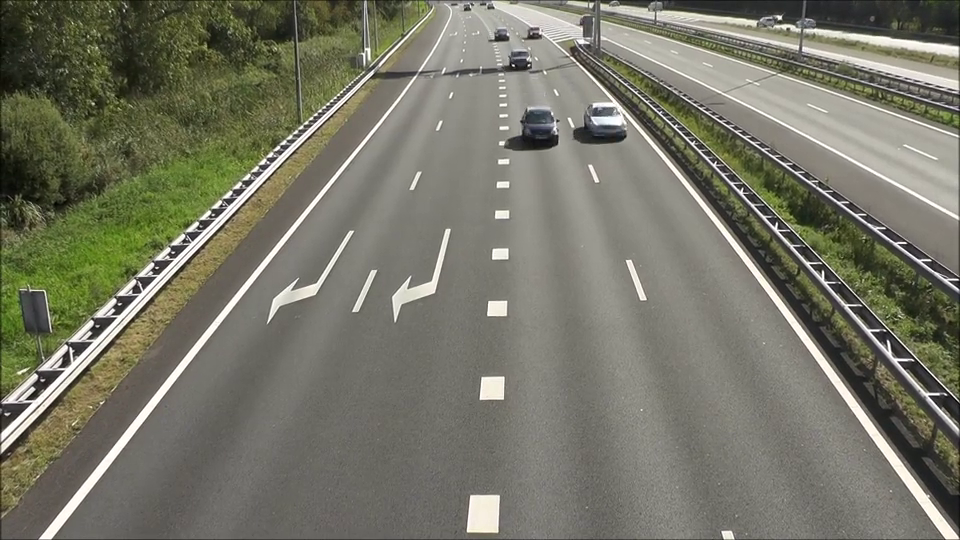
#> input picture frame 33 of ComputationalProject1/final/bad.mp4, 960 x 540 px
$ python final.py   (older library calls are emulated)
#> lines starting #> are read from the running program, lines starting #| are printed output that depends on the picture; after the words box and inside, x2 and y2 are one past the last pixel; in counts of white or black regions, pixels touching at a corner belong together
import cv2
import numpy as np

def detect_edges(image):
    sobel_x = np.array([[-1, 0, 1], [-2, 0, 2], [-1, 0, 1]])
    sobel_y = np.array([[-1, -2, -1], [0, 0, 0], [1, 2, 1]])

    grad_x = cv2.filter2D(image, cv2.CV_64F, sobel_x)
    grad_y = cv2.filter2D(image, cv2.CV_64F, sobel_y)

    grad_magnitude = np.sqrt(grad_x ** 2 + grad_y ** 2)

    grad_magnitude = (grad_magnitude / grad_magnitude.max() * 255).astype(np.uint8)
    _, edges = cv2.threshold(grad_magnitude, 50, 255, cv2.THRESH_BINARY)

    return edges

def calculate_distances(pts1, pts2):
    if len(pts1) == 0 or len(pts2) == 0:
        return []
    result = []
    for pt2 in pts2:
        row = []
        for pt1 in pts1:
            dist = ((pt1[0] - pt2[0]) ** 2 + (pt1[1] - pt2[1]) ** 2) ** 0.5
            row.append(dist)
        result.append(row)
    return result

def calculate_mean(lst):
    if len(lst) == 0:
        return 0
    total = 0
    for val in lst:
        total += val
    return total / len(lst)

def apply_threshold(diff_frame, threshold_value):
    thresh_frame = diff_frame.copy()
    for y in range(diff_frame.shape[0]):
        for x in range(diff_frame.shape[1]):
            thresh_frame[y, x] = 255 if diff_frame[y, x] > threshold_value else 0
    return thresh_frame

def process_video(video_path):
#> called with video_path = 'bad.mp4'
    cap = cv2.VideoCapture(video_path)

    _, prev_frame = cap.read()
#> prev_frame is the input picture: shape (540, 960, 3); mean B, G, R 103.4, 118.2, 118.3
    prev_gray = cv2.cvtColor(prev_frame, cv2.COLOR_BGR2GRAY)

    prev_centroids = []
    frame_count = 0

    while cap.isOpened():
        ret, frame = cap.read()
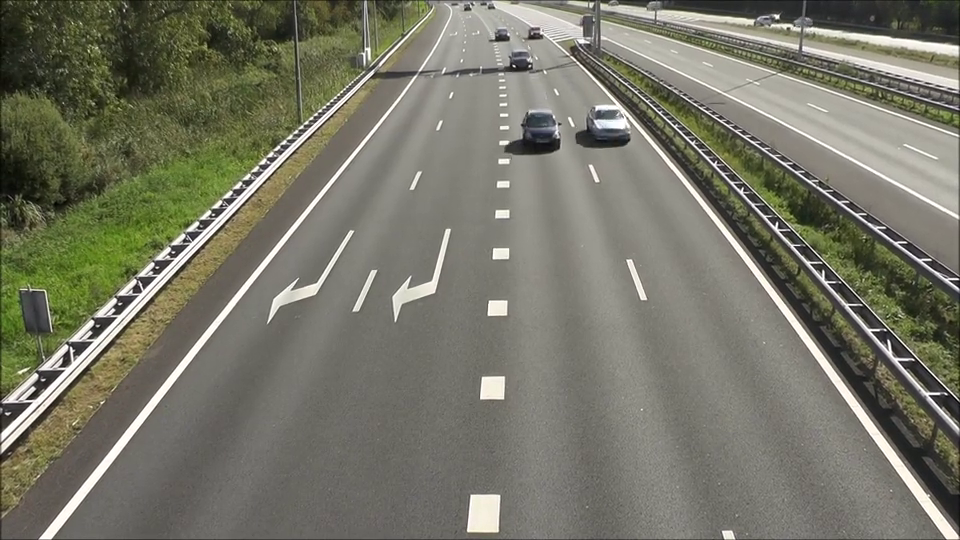
#> input picture frame 34 of ComputationalProject1/final/bad.mp4, 960 x 540 px
#> frame is the input picture: shape (540, 960, 3); mean B, G, R 103.8, 118.4, 118.6
        if not ret:
            break

        gray = cv2.cvtColor(frame, cv2.COLOR_BGR2GRAY)
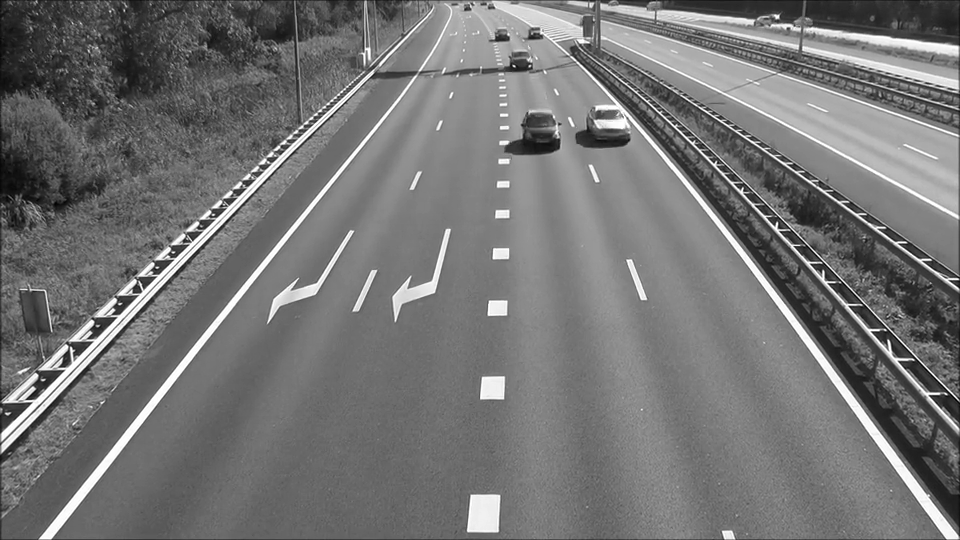
#> gray: shape (540, 960); min 0, max 255, mean 116.8

        diff = cv2.absdiff(prev_gray, gray)

        thresh = apply_threshold(diff, 25)
#> after the loop in apply_threshold, `for y in range(diff_frame.shape[0]):`:
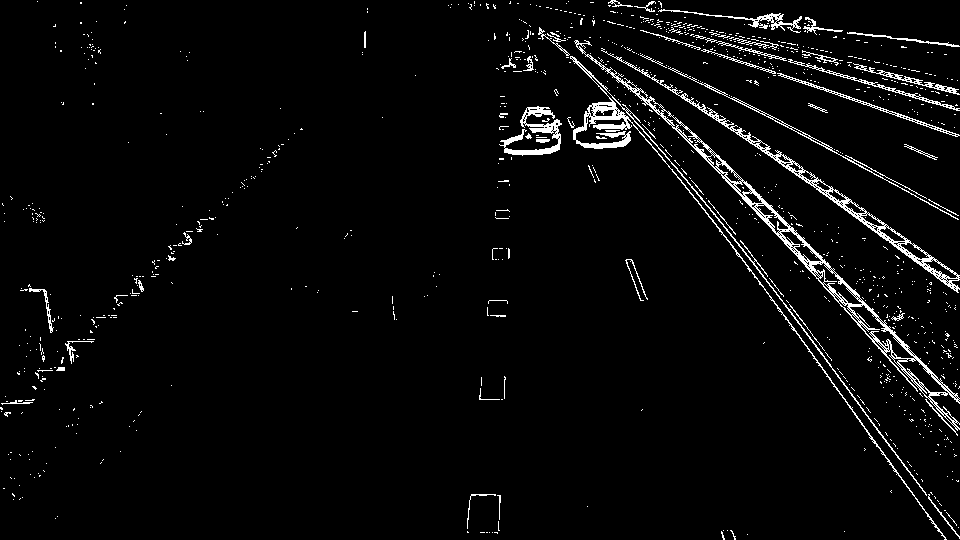
#> thresh_frame: shape (540, 960); 3.6% white in thin lines or dots

        edges = detect_edges(thresh)
#> in detect_edges, `grad_x = cv2.filter2D(image, cv2.CV_64F, sobel_x)`:
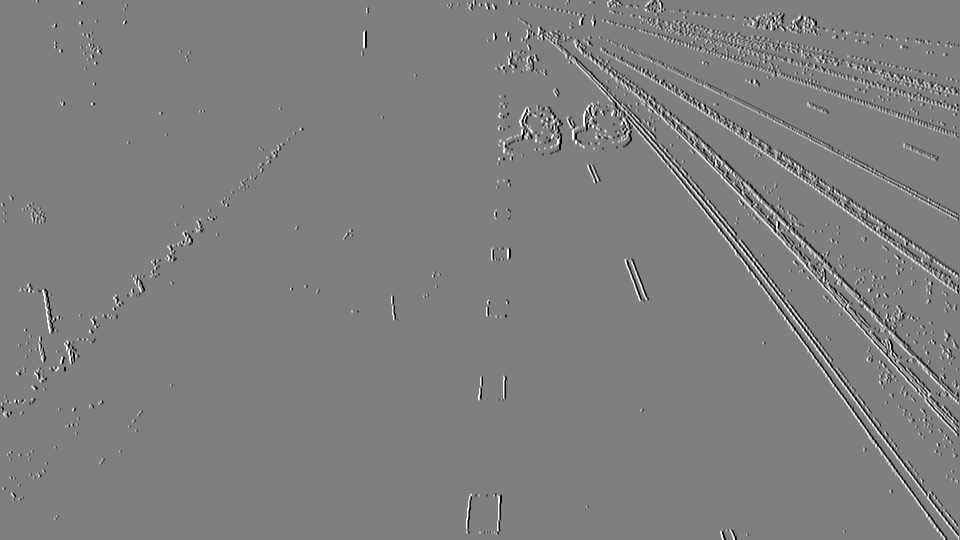
#> grad_x: shape (540, 960) float64; min -1020, max 1020, mean 0.1; drawn with min black and max white
#> in detect_edges, `grad_y = cv2.filter2D(image, cv2.CV_64F, sobel_y)`:
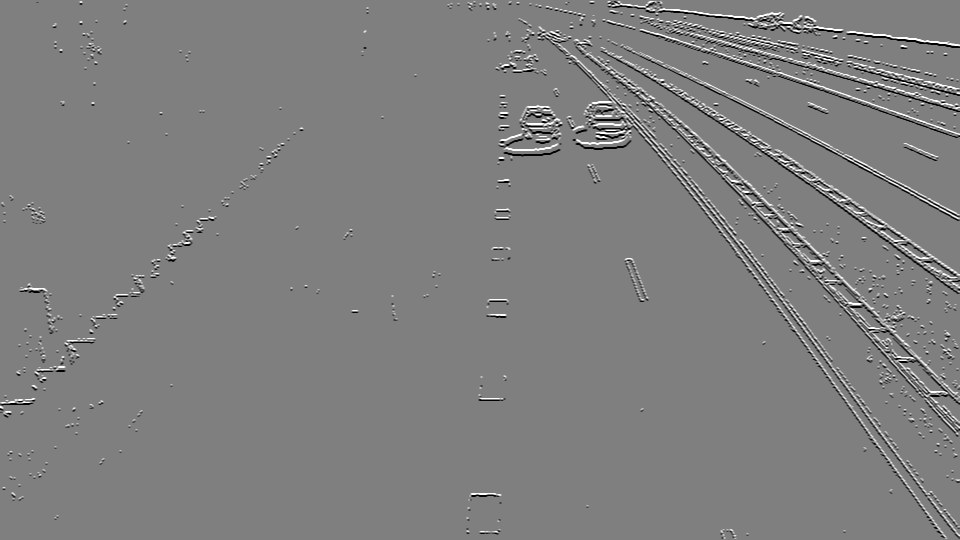
#> grad_y: shape (540, 960) float64; min -1020, max 1020, mean 0; drawn with min black and max white
#> in detect_edges, `grad_magnitude = np.sqrt(grad_x ** 2 + grad_y ** 2)`:
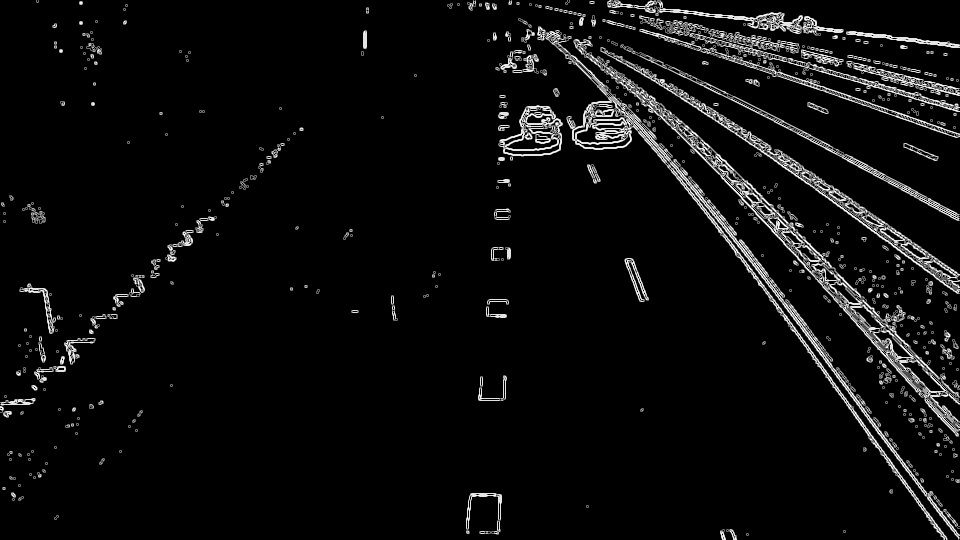
#> grad_magnitude: shape (540, 960) float64; min 0, max 1140.4, mean 56.6; drawn with min black and max white
#> in detect_edges, `_, edges = cv2.threshold(grad_magnitude, 50, 255, cv2.THRESH_BINARY)`:
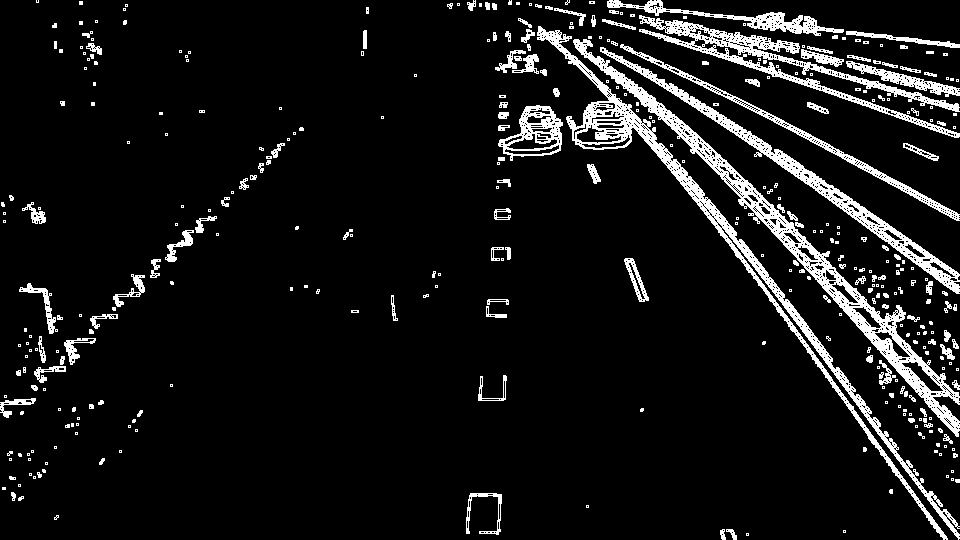
#> edges: shape (540, 960); 8.5% white; 375 white regions (227 under 20 px)

        contours, _ = cv2.findContours(edges, cv2.RETR_EXTERNAL, cv2.CHAIN_APPROX_SIMPLE)
#> contours = 375 contours, 281 with area under 20; largest, box (x1, y1, x2, y2) and area: (573, 39, 960, 437) 9762, (537, 26, 960, 540) 8671, (600, 47, 960, 294) 4718, (639, 15, 960, 138) 4606, (498, 105, 563, 161) 2169

        centroids = []
        for contour in contours:
            if cv2.contourArea(contour) > 500:
                M = cv2.moments(contour)
                if M["m00"] != 0:
                    cx = int(M["m10"] / M["m00"])
                    cy = int(M["m01"] / M["m00"])
                    centroids.append((cx, cy))
#> this loop made 375 passes
#> (cx, cy) on passes 259, 291, 313, 319, 327, 341, 351, 371: (534, 133), (905, 79), (819, 187), (805, 136), (808, 259), (717, 239), (783, 63), (742, 18)
#> contour on passes 1, 2, 6, 11, 12, 14: [[746, 533], [746, 535], [748, 535], [748, 533]], [[843, 530], [843, 532], [845, 532], [845, 530]], [[586, 505], [586, 507], [588, 507], [588, 505]], [[2, 487], [2, 489], [5, 489], [5, 487]], [[18, 484], [18, 486], [20, 486], [20, 484]], [[951, 478], [951, 480], [953, 480], [953, 478]]
#> after the loop, centroids = [(534, 133), (905, 79), (819, 187), (805, 136), (808, 259), (717, 239), (783, 63), (742, 18)]

        if frame_count > 0 and len(prev_centroids) > 0 and len(centroids) > 0:
            distances = calculate_distances(prev_centroids, centroids)
            speeds = [min(row) for row in distances] if distances else []
            print(f"Frame {frame_count}: Moving objects = {len(centroids)}, Speeds = {speeds}")

        prev_centroids = centroids
#> prev_centroids has the same summary as centroids
        prev_gray = gray
        frame_count += 1

    cap.release()

process_video("bad.mp4")

$ run again, starting later in the video
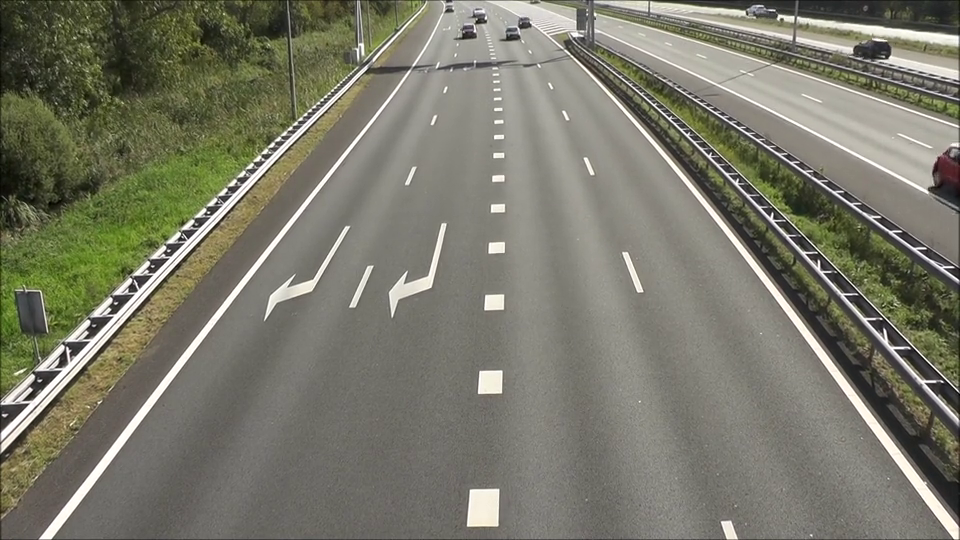
#> input picture frame 150 of ComputationalProject1/final/bad.mp4, 960 x 540 px
#> in process_video, prev_frame is the input picture: shape (540, 960, 3); mean B, G, R 106.3, 120.9, 121.4
#> after the loop in apply_threshold, `for y in range(diff_frame.shape[0]):`:
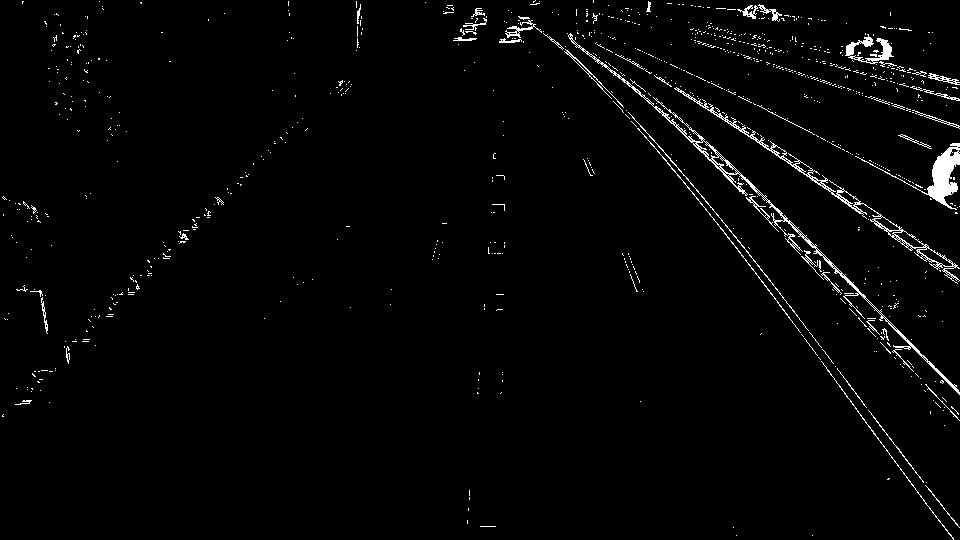
#> thresh_frame: shape (540, 960); 2.1% white in thin lines or dots
#> in detect_edges, `_, edges = cv2.threshold(grad_magnitude, 50, 255, cv2.THRESH_BINARY)`:
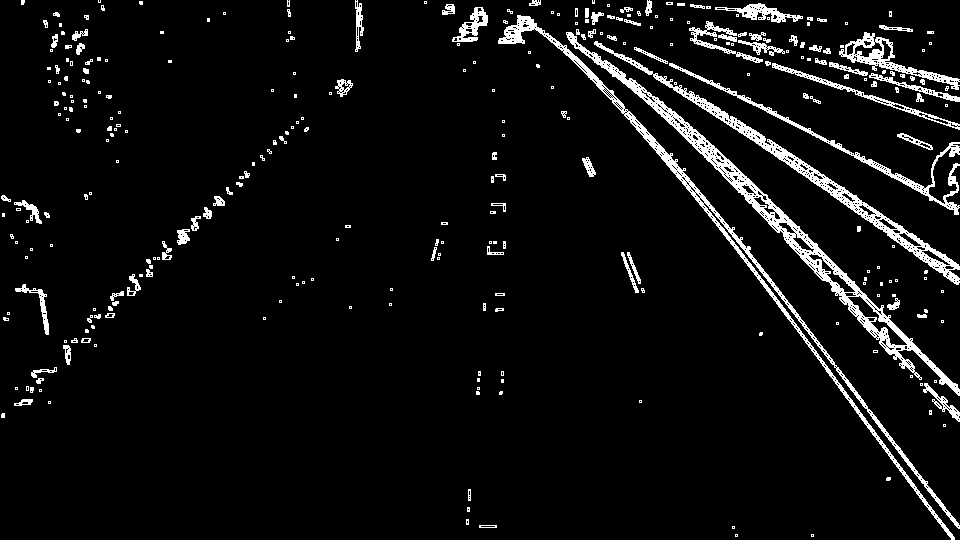
#> edges: shape (540, 960); 5.7% white; 310 white regions (196 under 20 px)
#> contours = 310 contours, 241 with area under 20; largest, box (x1, y1, x2, y2) and area: (566, 32, 960, 396) 7515, (498, 15, 960, 540) 4621, (594, 41, 960, 285) 4210, (839, 32, 960, 90) 1600, (669, 63, 960, 215) 1502
#> the loop in process_video, `for contour in contours:` made 310 passes
#> (cx, cy) on passes 203, 204, 234, 245, 249, 277, 293, 299: (869, 96), (858, 149), (822, 183), (885, 57), (786, 230), (727, 245), (472, 25), (761, 12)
#> after the loop in process_video, `for contour in contours:`: centroids = [(869, 96), (858, 149), (822, 183), (885, 57), (786, 230), (727, 245), (472, 25), (761, 12)]
#> prev_centroids has the same summary as centroids
